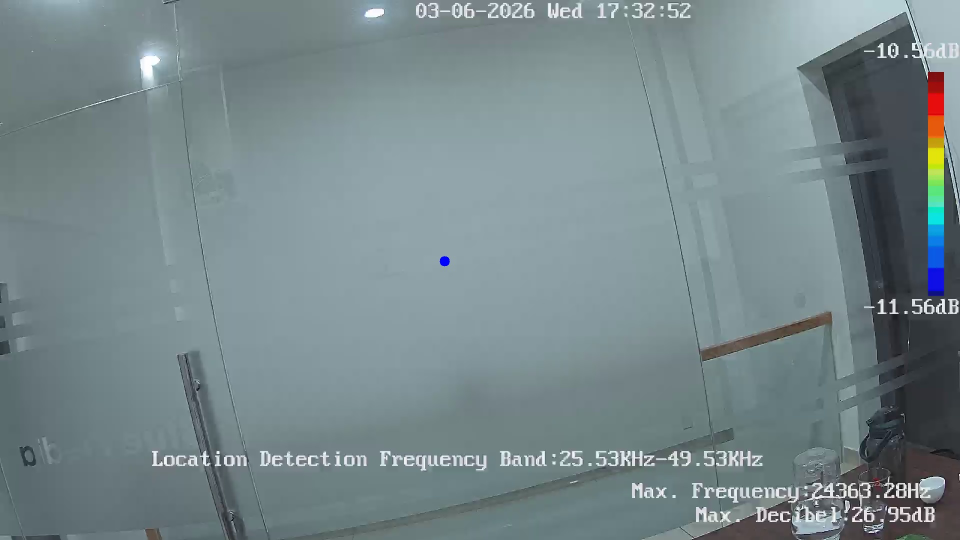
#> input picture scratch/debug_pd_frame.jpg, 1920 x 1080 px, given in place of camera_192_168_10_153_pd, which was not available (shown at 1/2 size)
$ python find_color_bar.py
#> lines starting #> are read from the running program, lines starting #| are printed output that depends on the picture; pictures that were not available may be replaced by others from this repository, and a replacement may not be noted
import cv2
import numpy as np

rtsp_url = "rtsp://localhost:8554/camera_192_168_10_153_pd"

cap = cv2.VideoCapture(rtsp_url)
if not cap.isOpened():
    print("Error: Could not open RTSP stream.")
    exit(1)
ret, frame = cap.read()
#> frame is the input picture: shape (1080, 1920, 3); mean B, G, R 138.9, 135.5, 119.2
cap.release()

if not ret:
    print("Error: Could not read frame.")
    exit(1)

h, w = frame.shape[:2]
#> h = 1080; w = 1920
scale = 320.0 / float(w)
#> scale = 0.167
small_w, small_h = int(w * scale), int(h * scale)
#> small_w = 320; small_h = 180
small = cv2.resize(frame, (small_w, small_h))
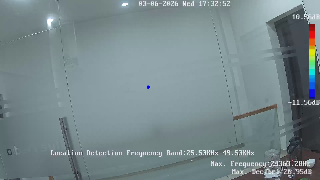
#> small: shape (180, 320, 3); mean B, G, R 138.9, 135.6, 119.2

hsv = cv2.cvtColor(small, cv2.COLOR_BGR2HSV)
#> hsv: shape (180, 320, 3); mean H, S, V 95.1, 39.2, 140
s_channel = hsv[:, :, 1]
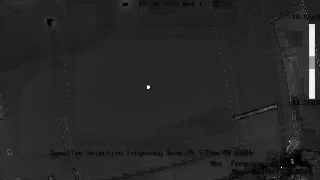
#> s_channel: shape (180, 320); min 0, max 255, mean 39.2
v_channel = hsv[:, :, 2]
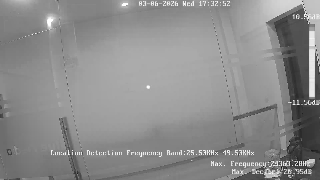
#> v_channel: shape (180, 320); min 6, max 255, mean 140

# Find pixels with high saturation in the right 30% of the screen
coords = []
for y in range(small_h):
    for x in range(int(small_w * 0.70), small_w):
        if s_channel[y, x] >= 50 and v_channel[y, x] >= 50:
            coords.append((x, y))

print(f"Total saturated pixels in right 30%: {len(coords)}")
#| Total saturated pixels in right 30%: 1888
if coords:
    xs = [pt[0] for pt in coords]
    ys = [pt[1] for pt in coords]
#> ys = 1888 values from 1 to 179
    print(f"X range: {min(xs)} to {max(xs)}")
#| X range: 224 to 319
    print(f"Y range: {min(ys)} to {max(ys)}")
#| Y range: 1 to 179

    # Print a small density map of these pixels
    grid = np.zeros((small_h, small_w), dtype=np.uint8)
    for x, y in coords:
        grid[y, x] = 1
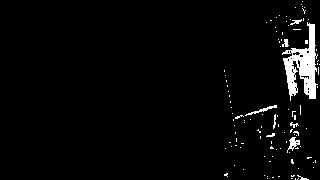
#> grid: shape (180, 320); values 0 (black) and 1 (white), 3.3% white; 108 white regions (99 under 20 px)
    # Find bounding boxes of connected components
    contours, _ = cv2.findContours(grid, cv2.RETR_EXTERNAL, cv2.CHAIN_APPROX_SIMPLE)
    print("Saturated regions (contours):")
    for i, c in enumerate(contours):
        area = cv2.contourArea(c)
        x, y, cw, ch = cv2.boundingRect(c)
        print(f"  Region {i}: area={area}, bbox=({x},{y},{cw},{ch}) (Norm X: {x/small_w:.3f} to {(x+cw)/small_w:.3f})")
